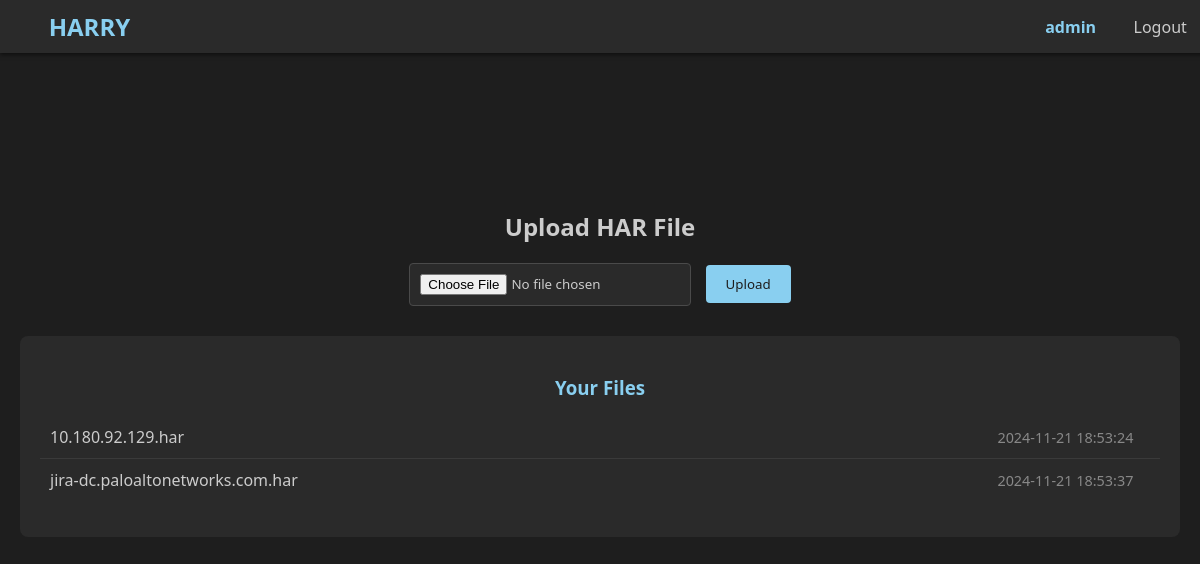
/ (signed in), run on an earlier commit of the app's database.
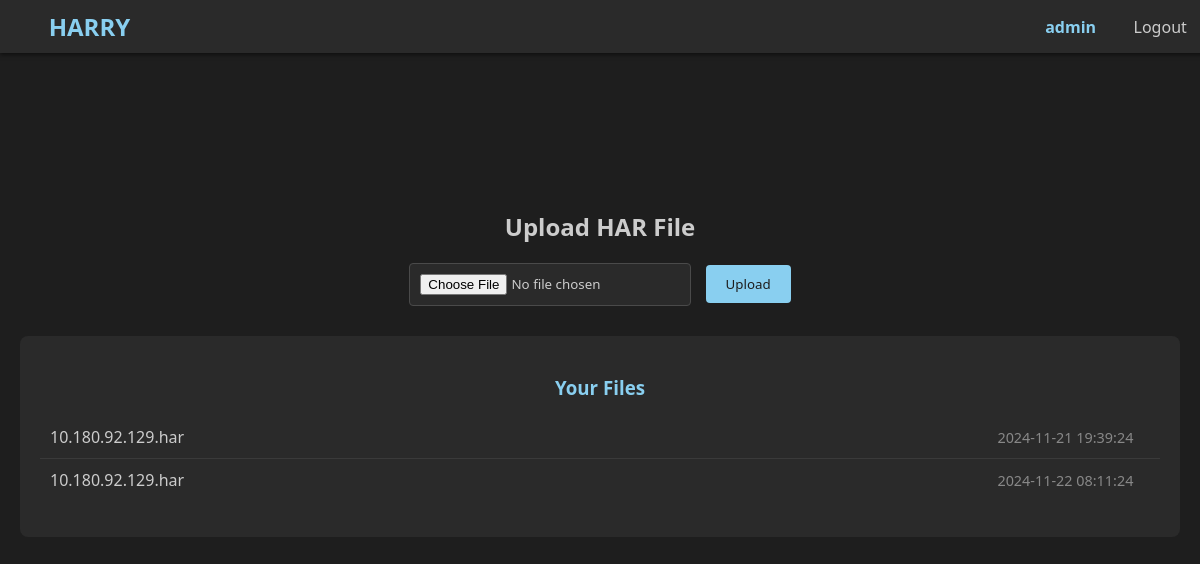
And on a later commit of the database.
### models.py (models this page shows)
class HARFile(db.Model):
    id = db.Column(db.Integer, primary_key=True)
    filename = db.Column(db.String(255), nullable=False)
    upload_date = db.Column(db.DateTime, nullable=False, default=datetime.utcnow)
    user_id = db.Column(db.Integer, db.ForeignKey('user.id'), nullable=False)

### app.py (the view, shortened to what this page needs)
@app.route('/', methods=['GET', 'POST'])
@login_required
def upload_file():
    user_files = get_user_files(current_user.id)
    return render_template('upload.html', app_name='HARRY', files=user_files)

### app.py (called while the page is built)
@login_manager.user_loader
def load_user(user_id):
    return User.query.get(int(user_id))

def get_user_files(user_id):
    return HARFile.query.filter_by(user_id=user_id).all()

### templates/upload.html
{% extends "base.html" %}
{% block content %}
<div class="upload-container">
    <h2>Upload HAR File</h2>
    <form method="post" enctype="multipart/form-data">
        <input type="file" name="harfile" accept=".har" aria-label="Upload HAR File" required>
        <input type="submit" value="Upload">
    </form>
    {% if files %}
    <div class="files-list">
        <h3>Your Files</h3>
        <ul id="files-list">
            {% for file in files %}
            <li>
                <a href="{{ url_for('requests_page', filename=file.filename) }}">
                    {{ file.filename }}
                </a>
                <div class="file-actions">
                    <span class="upload-date">{{ file.upload_date.strftime('%Y-%m-%d %H:%M:%S') }}</span>
                    <i class="fas fa-trash delete-btn"
                   data-filename="{{ file.filename }}"
                   title="Delete file"></i>
                </div>
            </li>
            {% endfor %}
        </ul>
    </div>
    {% endif %}</div>
{% endblock %}

What changed in the data, as far as the page shows it:
removed HARFile: filename "jira-dc.paloaltonetworks.com.har", upload_date "2024-11-21 18:53:37"
changed HARFile (number 1 of 2 on the later page): upload_date "2024-11-21 18:53:24" → "2024-11-21 19:39:24"
added HARFile: filename "10.180.92.129.har", upload_date "2024-11-22 08:11:24"
